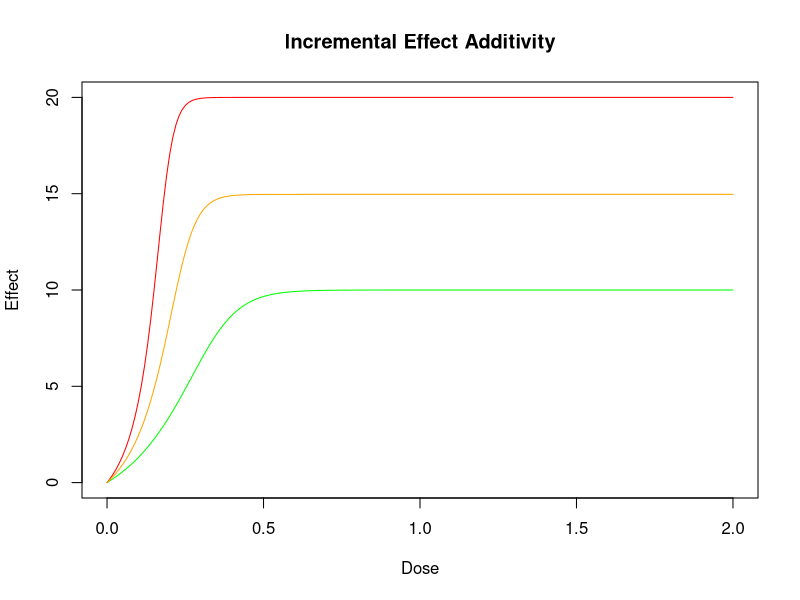

Generate this figure with R: (Note: this script raises an error after producing the figure.)
## ---- chunk 1
require(deSolve)
a = c(-1, 2, 4, 3, 10)
E_max = c(10, 20)
r = c(0.5, 0.5)
dI = function(t, E, parms) {
  list(r[1]*(E_max[1]*(1+(a[1]*E/E_max[1]))*(1+(a[2]*E/E_max[1]))*(1+(a[3]*E/E_max[1]))) + r[2]*(E_max[2]*(1+(a[1]*E/E_max[2]))*(1+(a[4]*E/E_max[2]))*(1+(a[5]*E/E_max[2]))))
}
dE1 = function(t, E, parms) {
  list((E_max[1]*(1+(a[1]*E/E_max[1]))*(1+(a[2]*E/E_max[1]))*(1+(a[3]*E/E_max[1]))))
}
dE2 = function(t, E, parms) {
  list((E_max[2]*(1+(a[1]*E/E_max[2]))*(1+(a[4]*E/E_max[2]))*(1+(a[5]*E/E_max[2]))))
}
yini = 0
dose = seq(0, 2, by = 0.01)
out1 = ode(yini, dose, dI, parms = NULL)
out2 = ode(yini, dose, dE1, parms = NULL)
out3 = ode(yini, dose, dE2, parms = NULL)
plot(out3, xlab = "Dose", type = "l", ylab = "Effect", main = "Incremental Effect Additivity", col = "red")
lines(out2, col = "green")
lines(out1, col = "orange")
hi
